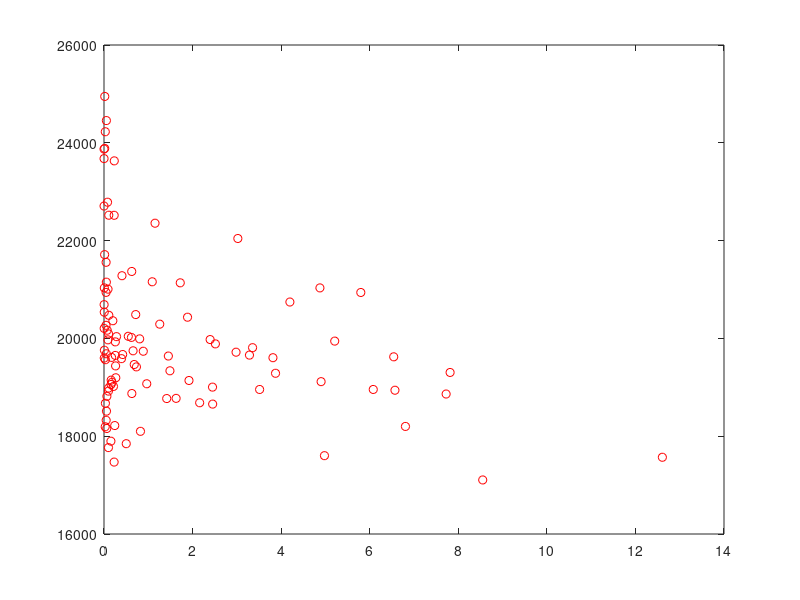

This figure's MATLAB source:
% Read the data from CSV file.
raw_data = csvread('MMix.csv');

% Eliminate bad columns.
X_raw = raw_data(:, [2 3 4 5]);
y = raw_data(:, 1);

% Scale features.
function X_scaled = scaleFeatures(X_raw)
  num_examples = size(X_raw, 1);
  X_scaled = ...
    (X_raw - repmat(mean(X_raw), num_examples, 1)) ./ ...
    repmat(std(X_raw), num_examples, 1);
end
X_scaled = scaleFeatures(X_raw);

% Add higher order features.
function p = higherOrderPowers(a, k)
  p = zeros(size(a, 1), k + 1);
  for i = [0:k]
      p(:, i+1) = a.^i;
  end
end

function X = datasetWithHigherOrderfeatures(X_scaled)
  X1_pows = higherOrderPowers(X_scaled(:, 1), 4);
  X2_pows = higherOrderPowers(X_scaled(:, 2), 4);
  X3_pows = higherOrderPowers(X_scaled(:, 3), 4);
  X4_pows = higherOrderPowers(X_scaled(:, 4), 4);
  
  num_examples = size(X_scaled, 1);
  X = zeros(num_examples, 1);
  col = 1;
  for i = [0:4]
    for j = [0:4]
      for k = [0:4]
        for l = [0:4]
          X(:, col) = ...
            X1_pows(:, i+1) .* ...
            X2_pows(:, j+1) .* ...
            X3_pows(:, k+1) .* ...
            X4_pows(:, l+1);
          col += 1;
        end
      end  
    end
  end
end
X = datasetWithHigherOrderfeatures(X_scaled);

% Initialize regression coefficients with zeros.
coeff = zeros(size(X, 2), 1);

% Setup regularization coefficient.
reg_coeff = 1;

% Function to compute regularization cost.
function reg_cost = regularizationCost(coeff)
  reg_cost = sum(coeff' * coeff) - coeff(1) * coeff(1);
end

% Function to evaluate predictions.
function p = prediction(X, coeff)
  p = X * coeff;
end

% Function to evaluate cost and gradient.
function [cost, gradient] = computeCostAndGradient(X, y, coeff, reg_coeff)
  hypothesis = prediction(X, coeff);
  error = hypothesis - y;
  num_examples = length(y);
  cost = ...
    (sum(error' * error) + (reg_coeff * regularizationCost(coeff))) / ...
    (2 * num_examples);
  gradient = ((X' * error) + (reg_coeff * coeff)) / num_examples;    
end

# Run an unconstrained minimization.
options = optimset('GradObj', 'on', 'MaxIter', 400);
[final_coeff, final_cost] = ...
  fminunc(@(t)(computeCostAndGradient(X, y, t, reg_coeff)), coeff, options);

# Compare predicted versus actual values.
predicted_y = prediction(X, final_coeff);
error = 100 * (abs(predicted_y - y) ./ y);
plot(error, predicted_y, 'ro');

fprintf("Mean error: %f\n", mean(error));
fprintf("Stdev error: %f\n", std(error));